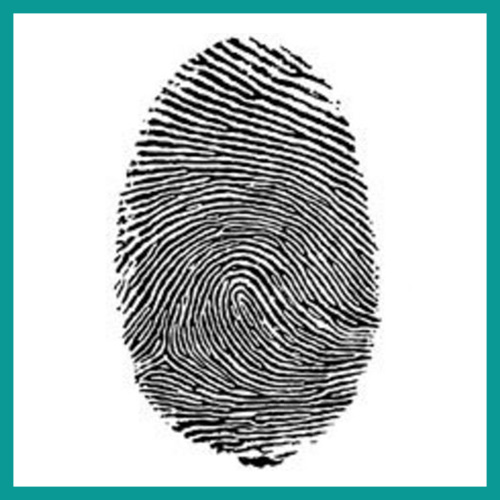
#> input picture BSCOMPUTER ENGINEERING/4th YEAR OF COMPUTER ENGINEERING/7th SEMESTER/DIGITAL IMAGE PROCESSING/MIDTERM PERPEARTIONPROGRAMS/fingerprint1.jpg, 500 x 500 px
$ python final5.py
#> lines starting #> are read from the running program, lines starting #| are printed output that depends on the picture; after the words box and inside, x2 and y2 are one past the last pixel; in counts of white or black regions, pixels touching at a corner belong together
#convert a grayscale fingerprint imaage into pesudo-color using intensity slicing
# compress a fingerprint image using Run-length coding
#perform morphological operations to refine fingerprint pattrns
# use eroison to thin the rideges
# apply dilation to enhance broken or faint rideges
#use opening to remove noise and isolate continious pattern or textures
# applying frequency domain filtering to emphasize unique patterns or textures
# use FFT to analyze the fingerprint in the frequency domain.
#apply a band-pass filter to focus on specific frequency ranges that emphaisze fingerprnt ridges
#use a high-pass filter to remove low-frequency noise and improve ridge patterns.
# reconstruct the image from the filtered frequency domain.
import cv2
import numpy as np
import matplotlib.pyplot as plt
def pseudoColor(img):
    img = cv2.normalize(img, None, 0, 255, cv2.NORM_MINMAX).astype(np.uint8)
    color_map = [
        (0, (255, 0, 0)),
        (64, (0, 255, 0)),
        (128, (0, 255, 255)),
        (192, (0, 0, 255)),
        (255, (255, 255, 255))
    ]
    pseudo_color_img = np.zeros((*img.shape, 3), dtype=np.uint8)
    for i in range(len(color_map) - 1):
        lower, color1 = color_map[i]
        upper, color2 = color_map[i + 1]
        mask = (img >= lower) & (img < upper)
        pseudo_color_img[mask] = color1
    return pseudo_color_img
def rle_encode(img):
    pixels = img.flatten()
    rle = []
    prev_pixel = pixels[0]
    count = 1
    for pixel in pixels[1:]:
        if pixel == prev_pixel:
            count += 1
        else:
            rle.append((prev_pixel, count))
            prev_pixel = pixel
            count = 1
    rle.append((prev_pixel, count))
    return rle
def morphological_operations(img):
    kernel = np.ones((5,5), np.uint8)
    eroded = cv2.erode(img, kernel, iterations=1)
    dilated = cv2.dilate(img, kernel, iterations=1)
    opened = cv2.morphologyEx(img, cv2.MORPH_OPEN, kernel)
    return eroded, dilated, opened
def band_pass_filter(shape, d_low, d_high, crow, ccol):
    mask = np.zeros(shape, np.uint8)
    for i in range(shape[0]):
        for j in range(shape[1]):
            d = np.sqrt((i - crow) ** 2 + (j - ccol) ** 2)
            if d_low <= d <= d_high:
                mask[i, j] = 1
    return mask
def high_pass_filter(shape, cutoff, crow, ccol):
    mask = np.ones(shape, np.uint8)
    for i in range(shape[0]):
        for j in range(shape[1]):
            d = np.sqrt((i - crow) ** 2 + (j - ccol) ** 2)
            if d < cutoff:
                mask[i, j] = 0
    return mask
def frequency_domain_filtering(img):
    fft_image = np.fft.fft2(img)
    fft_shift = np.fft.fftshift(fft_image)
    rows, cols = img.shape
    crow, ccol = rows // 2 , cols // 2
    bpf_mask = band_pass_filter(img.shape, 10, 60, crow, ccol)
    hpf_mask = high_pass_filter(img.shape, 30, crow, ccol)
    bpf_filtered = fft_shift * bpf_mask
    hpf_filtered = fft_shift * hpf_mask
    bpf_reconstructed = np.abs(np.fft.ifft2(np.fft.ifftshift(bpf_filtered)))
    hpf_reconstructed = np.abs(np.fft.ifft2(np.fft.ifftshift(hpf_filtered)))
    return bpf_reconstructed, hpf_reconstructed, np.log(1 + np.abs(fft_shift))
gray_img = cv2.imread("fingerprint1.jpg", cv2.IMREAD_GRAYSCALE)
#> gray_img: shape (500, 500); min 0, max 255, mean 191.5
pseudo_color_img = pseudoColor(gray_img)
#> the loop in pseudoColor, `for i in range(len(color_map) - 1):` made 4 passes
#> pass 1, in pseudoColor, `mask = (img >= lower) & (img < upper)`:
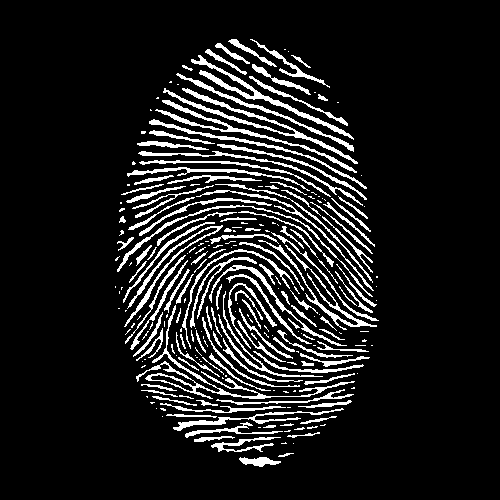
#> mask: shape (500, 500) bool; 11.3% white in thin lines or dots, all inside (x1, y1, x2, y2) = (115, 39, 379, 467)
#> after the loop in pseudoColor, `for i in range(len(color_map) - 1):`:
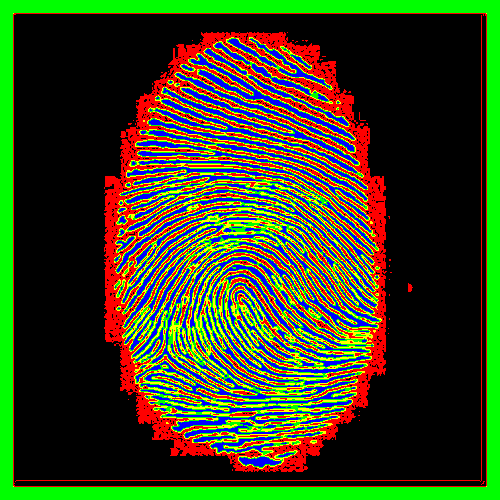
#> pseudo_color_img: shape (500, 500, 3); mean of channels 0, 1, 2 28.8, 65.7, 56; drawn as B, G, R
compressed_data = rle_encode(gray_img)
#> in rle_encode, `prev_pixel = pixels[0]`: prev_pixel = 110
#> after the loop in rle_encode, `for pixel in pixels[1:]:`: rle = 100485 items
#> compressed_data = 100486 items
original_size = gray_img.size
#> original_size = 250000
compressed_size = len(compressed_data) * 2
#> compressed_size = 200972
compression_ratio = original_size / compressed_size
#> compression_ratio = 1.24
eroded_img, dilated_img, opened_img = morphological_operations(gray_img)
bpf_reconstructed, hpf_reconstructed, fft_spectrum = frequency_domain_filtering(gray_img)
#> after the loop in band_pass_filter, `for i in range(shape[0]):`: mask: shape (500, 500); values 0 (black) and 1 (white), 4.4% white; 1 white region, box (x1, y1, x2, y2) and area: (190, 190, 311, 311) 10984
#> after the loop in high_pass_filter, `for i in range(shape[0]):`:
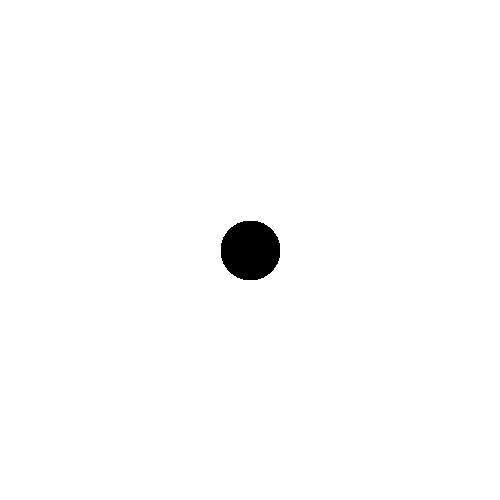
#> mask: shape (500, 500); values 0 (black) and 1 (white), 98.9% white; 1 black region, box (x1, y1, x2, y2) and area: (221, 221, 280, 280) 2809
#> in frequency_domain_filtering, `bpf_reconstructed = np.abs(np.fft.ifft2(np.fft.ifftshift(bpf_filtered)))`:
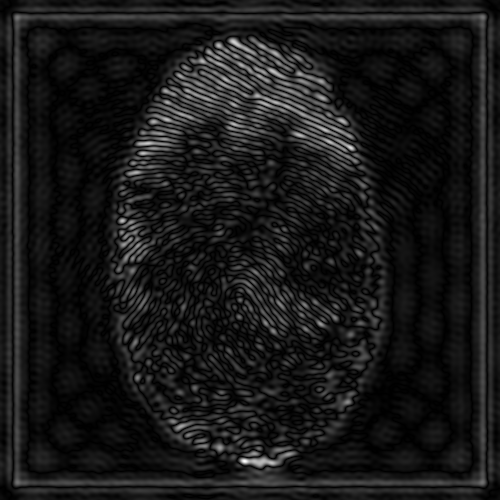
#> bpf_reconstructed: shape (500, 500) float64; min 0.000386, max 271.2, mean 26.3; drawn with min black and max white
#> in frequency_domain_filtering, `hpf_reconstructed = np.abs(np.fft.ifft2(np.fft.ifftshift(hpf_filtered)))`:
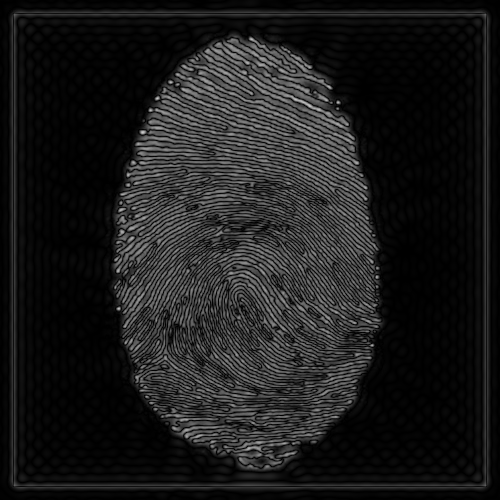
#> hpf_reconstructed: shape (500, 500) float64; min 4.1e-05, max 202, mean 28.5
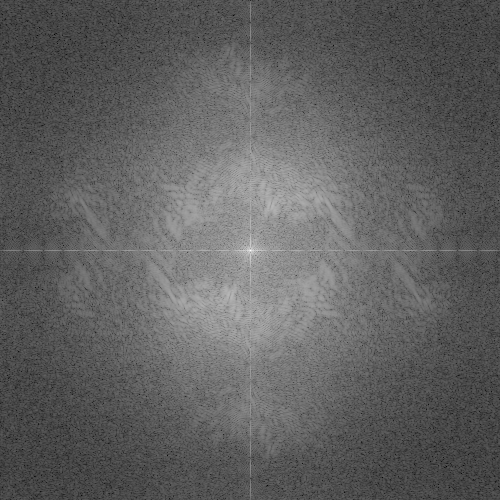
#> fft_spectrum: shape (500, 500) float64; min 1, max 17.68, mean 7.32; drawn with min black and max white
plt.figure(figsize=(16, 10))
plt.subplot(2, 4, 1)
plt.title("Original Image")
plt.imshow(gray_img, cmap='gray')
plt.axis('off')
plt.subplot(2, 4, 2)
plt.title("Pseudo-colored Image")
plt.imshow(cv2.cvtColor(pseudo_color_img, cv2.COLOR_BGR2RGB))
plt.axis('off')
plt.subplot(2, 4, 3)
plt.title("Erosion")
plt.imshow(eroded_img, cmap='gray')
plt.axis('off')
plt.subplot(2, 4, 4)
plt.title("Dilation")
plt.imshow(dilated_img, cmap='gray')
plt.axis('off')
plt.subplot(2, 4, 5)
plt.title("Opening (Noise Removal)")
plt.imshow(opened_img, cmap='gray')
plt.axis('off')
plt.subplot(2, 4, 6)
plt.title("Band-Pass Filtered")
plt.imshow(bpf_reconstructed, cmap='gray')
plt.axis('off')
plt.subplot(2, 4, 7)
plt.title("High-Pass Filtered")
plt.imshow(hpf_reconstructed, cmap='gray')
plt.axis('off')
plt.subplot(2, 4, 8)
plt.title("FFT Spectrum")
plt.imshow(fft_spectrum, cmap='gray')
plt.axis('off')
plt.show()
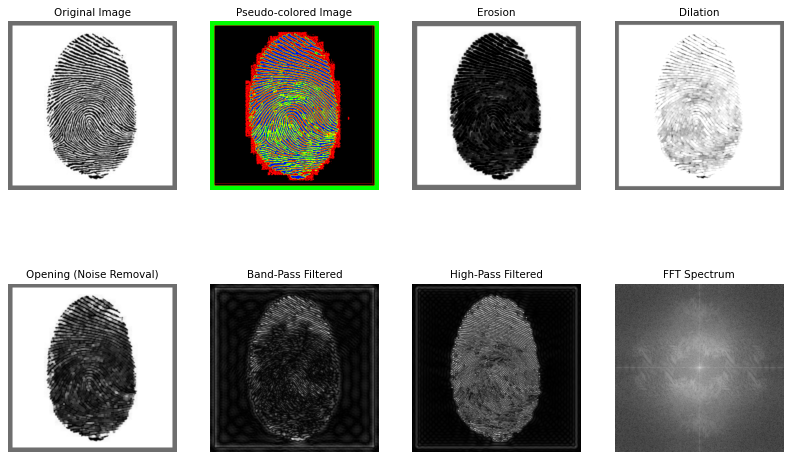
#> figure drawn by matplotlib, 8 panels
print("Compressed Data (First 25 runs):", compressed_data[:25])
#> (printed output is left out)
print(f"Original Size: {original_size} pixels")
#| Original Size: 250000 pixels
print(f"Compressed Size: {compressed_size} values")
#| Compressed Size: 200972 values
print(f"Compression Ratio: {compression_ratio:.2f}")
#| Compression Ratio: 1.24

$ run again, with BSCOMPUTER ENGINEERING/4th YEAR OF COMPUTER ENGINEERING/7th SEMESTER/DIGITAL IMAGE PROCESSING/MIDTERM PERPEARTIONPROGRAMS/APPLEANDTREE.jpg copied over BSCOMPUTER ENGINEERING/4th YEAR OF COMPUTER ENGINEERING/7th SEMESTER/DIGITAL IMAGE PROCESSING/MIDTERM PERPEARTIONPROGRAMS/fingerprint1.jpg
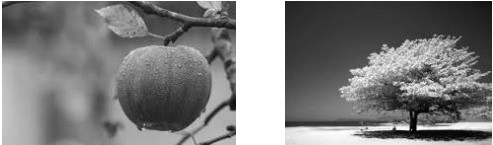
#> input picture BSCOMPUTER ENGINEERING/4th YEAR OF COMPUTER ENGINEERING/7th SEMESTER/DIGITAL IMAGE PROCESSING/MIDTERM PERPEARTIONPROGRAMS/APPLEANDTREE.jpg, 493 x 145 px
#> gray_img is the input picture: shape (145, 493); min 0, max 255, mean 125.9
#> after the loop in pseudoColor, `for i in range(len(color_map) - 1):`:
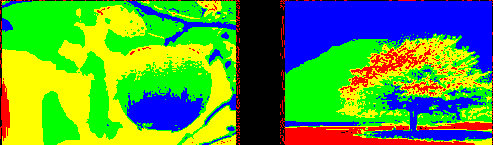
#> pseudo_color_img: shape (145, 493, 3); mean of channels 0, 1, 2 57.3, 154.2, 85; drawn as B, G, R
#> in rle_encode, `prev_pixel = pixels[0]`: prev_pixel = 253
#> the loop in rle_encode, `for pixel in pixels[1:]:` made 71484 passes
#> (pixel, prev_pixel, count) on passes 1 to 8: (255, 255, 1), (251, 251, 1), (255, 255, 1), (252, 252, 1), (251, 251, 1), (255, 255, 1), (254, 254, 1), (255, 255, 1)
#> after the loop in rle_encode, `for pixel in pixels[1:]:`: rle = 49857 items
#> compressed_data = 49858 items
#> compressed_size = 99716
#> compression_ratio = 0.717
#> `bpf_reconstructed, hpf_reconstructed, fft_spectrum = frequency_domain_..`:
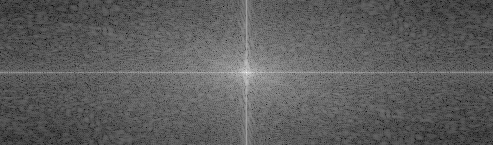
#> fft_spectrum: shape (145, 493) float64; min 2.47, max 16.01, mean 7.41; drawn with min black and max white
#> (printed output is left out)
#| Original Size: 71485 pixels
#| Compressed Size: 99716 values
#| Compression Ratio: 0.72
